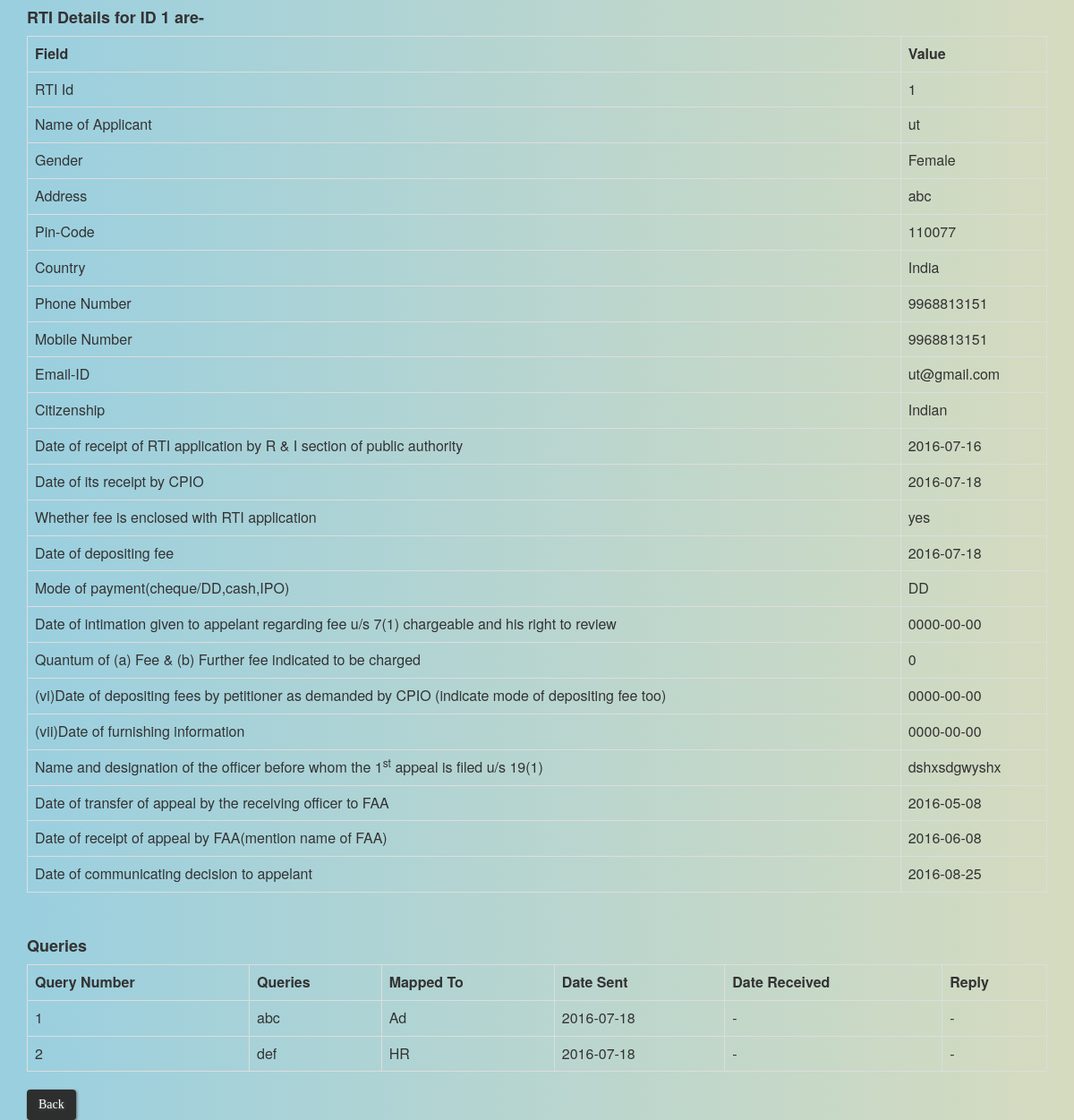
Screenshot of /compid.php?id=1 with the database file from the repository.
### tables this page shows
CREATE TABLE `add_rti` (
  `id` int(11) NOT NULL,
  `name` varchar(30) NOT NULL,
  `gender` varchar(15) NOT NULL,
  `address` varchar(100) NOT NULL,
  `pin_code` int(11) NOT NULL,
  `state` varchar(20) NOT NULL,
  `country` varchar(10) NOT NULL,
  `phone_no` varchar(15) NOT NULL,
  `mobile` varchar(15) NOT NULL,
  `email` varchar(40) NOT NULL,
  `citizenship` varchar(15) NOT NULL,
  `date_of_receipt` date NOT NULL,
  `date_of_receipt_cio` date NOT NULL,
  `timespan` int(11) NOT NULL,
  `fee_enclosed` varchar(10) NOT NULL,
  `fee_deposit_date` date NOT NULL,
  `pay_mode` varchar(20) NOT NULL,
  `archive` int(11) DEFAULT NULL,
  `closed` int(11) DEFAULT NULL
);

CREATE TABLE `section4` (
  `id` int(11) NOT NULL,
  `info_fee_date` date NOT NULL,
  `info_fee` int(11) NOT NULL,
  `fee_submit_date` date NOT NULL,
  `given_info_date` date NOT NULL,
  `info_time` int(11) NOT NULL
);

CREATE TABLE `first_appeal` (
  `id` int(11) NOT NULL,
  `appeal_info` varchar(50) NOT NULL,
  `transfer_date` date NOT NULL,
  `faa_receipt_date` date NOT NULL,
  `meet_date` date NOT NULL
);

CREATE TABLE `t2` (
  `id` int(11) NOT NULL,
  `q_no` int(11) NOT NULL,
  `ques` varchar(200) NOT NULL,
  `map` varchar(50) NOT NULL,
  `date_sent` date NOT NULL
);

### compid.php (the view, shortened to what this page needs)
<html>
	<head>
		<link rel="stylesheet" href="css/background.css">
		<link rel="stylesheet" href="bootstrap/css/bootstrap.min.css">
	</head>
<body>
<div class='container'>
<?php
	include 'config_database.php';
	$id=$_GET['id'];
	echo "<h4><strong>RTI Details for ID ".$id." are-</strong></h4>" ;
	$query=" SELECT * FROM add_rti where id=".$id;
    $res=mysqli_query($con, $query);
	$r1=mysqli_fetch_assoc($res);
	$query=" SELECT * FROM section4 where id=".$id;
    $res=mysqli_query($con, $query);
	$r3=mysqli_fetch_assoc($res);
	$query=" SELECT * FROM first_appeal where id=".$id;
    $res=mysqli_query($con, $query);
	$r5=mysqli_fetch_assoc($res);
	echo "<table class='table table-bordered'>" ;
		echo "<tr>
				<th>Field</th>
				<th>Value</th>
			</tr>";
		echo "<tr>";
			echo "<td>RTI Id</td>";
			echo "<td>".$r1['id']."</td>";
		echo "</tr>";
		echo "<tr>";
			echo "<td>Name of Applicant</td>";
			echo "<td>".$r1['name']."</td>";
		echo "</tr>";
		echo "<tr>";
			echo "<td>Gender</td>";
			echo "<td>".$r1['gender']."</td>";
		echo "</tr>";
		echo "<tr>";
			echo "<td>Address</td>";
			echo "<td>".$r1['address']."</td>";
		echo "</tr>";
		echo "<tr>";
			echo "<td>Pin-Code</td>";
			echo "<td>".$r1['pin_code']."</td>";
		echo "</tr>";
		echo "<tr>";
			echo "<td>Country</td>";
			echo "<td>".$r1['country']."</td>";
		echo "</tr>";
		echo "<tr>";
			echo "<td>Phone Number</td>";
			echo "<td>".$r1['phone_no']."</td>";
		echo "</tr>";
		echo "<tr>";
			echo "<td>Mobile Number</td>";
			echo "<td>".$r1['mobile']."</td>";
		echo "</tr>";
		echo "<tr>";
			echo "<td>Email-ID</td>";
			echo "<td>".$r1['email']."</td>";
		echo "</tr>";
		echo "<tr>";
			echo "<td>Citizenship</td>";
			echo "<td>".$r1['citizenship']."</td>";
		echo "</tr>";
		echo "<tr>";
			echo "<td>Date of receipt of RTI application by R & I section of public authority</td>";
			echo "<td>".$r1['date_of_receipt']."</td>";
		echo "</tr>";
		echo "<tr>";
			echo "<td>Date of its receipt by CPIO</td>";
			echo "<td>".$r1['date_of_receipt_cio']."</td>";
		echo "</tr>";
		echo "<tr>";
			echo "<td>Whether fee is enclosed with RTI application</td>";
			echo "<td>".$r1['fee_enclosed']."</td>";
		echo "</tr>";
		echo "<tr>";
			echo "<td>Date of depositing fee</td>";
			echo "<td>".$r1['fee_deposit_date']."</td>";
		echo "</tr>";
		echo "<tr>";
			echo "<td>Mode of payment(cheque/DD,cash,IPO)</td>";
			echo "<td>".$r1['pay_mode']."</td>";
		echo "</tr>";
		if($r3)
		{
			echo "<tr>";
				echo "<td>Date of intimation given to appelant regarding fee u/s 7(1) chargeable  and his right to review</td>";
				echo "<td>".$r3['info_fee_date']."</td>";
			echo "</tr>";
			echo "<tr>";
				echo "<td>Quantum of (a) Fee & (b) Further fee indicated to be charged</td>";
				echo "<td>".$r3['info_fee']."</td>";
			echo "</tr>";
			echo "<tr>";
				echo "<td>(vi)Date of depositing fees by petitioner as demanded by CPIO (indicate mode of depositing fee too)</td>";
				echo "<td>".$r3['fee_submit_date']."</td>";
			echo "</tr>";
			echo "<tr>";
				echo "<td>(vii)Date of furnishing information</td>";
				echo "<td>".$r3['given_info_date']."</td>";
			echo "</tr>";
		}
		if($r5)
		{
			echo "<tr>";
				echo "<td> Name and designation of the officer before whom  the 1<sup>st</sup> appeal is filed u/s 19(1)</td>";
				echo "<td>".$r5['appeal_info']."</td>";
			echo "</tr>";
			echo "<tr>";
				echo "<td>Date of transfer of appeal by the receiving officer to FAA</td>";
				echo "<td>".$r5['transfer_date']."</td>";
			echo "</tr>";
			echo "<tr>";
				echo "<td>Date of receipt of appeal by FAA(mention name of FAA)</td>";
				echo "<td>".$r5['faa_receipt_date']."</td>";
			echo "</tr>";
			echo "<tr>";
				echo "<td>Date of communicating decision to appelant</td>";
				echo "<td>".$r5['meet_date']."</td>";
			echo "</tr>";
		}
	echo "</table><br>";
	$query=" SELECT * FROM t2 where id=".$id;
    $res=mysqli_query($con, $query);
	$r6=mysqli_fetch_assoc($res);
	$query=" SELECT * FROM reply_queries where id=".$id;
    $res1=mysqli_query($con, $query);
	$r7=mysqli_fetch_assoc($res1);
	echo "<h4><strong>Queries<strong></h4>";
	echo "<table class='table table-bordered'>
			<tr>
				<th>Query Number</th>
				<th>Queries</th>
				<th>Mapped To</th>
				<th>Date Sent</th>
				<th>Date Received</th>
				<th>Reply</th>
			</tr>";
	if($r6)
	{
		do{
			echo "<tr>";
				echo "<td>".$r6['q_no']."</td>";
				echo "<td>".$r6['ques']."</td>";
				echo "<td>".$r6['map']."</td>";
				echo "<td>".$r6['date_sent']."</td>";
				if($r7)
				{
					while($r6['q_no']==$r7['q_no'])
					{
						echo "<td>".$r7['date_received']."</td>";
						echo "<td>".$r7['ans']."; ".$r7['section']."</td>";
						$r7=mysqli_fetch_assoc($res1);
					}
				}
				else
				{
					echo "<td> - </td>";
					echo "<td> - </td>";
				}
			echo "</tr>";
			$r6=mysqli_fetch_assoc($res);
		}while($r6);
	}
	echo "</table>";
	if($r1['archive']==1)
		echo "<a class=btn href='completed_rti.php'>Back</a>" ;
	else
		echo "<a class=btn href='ongoing_rti_option.php?id=".$id."'>Back</a>" ;
?>
</div>
</body>
</html>

### css/background.css (style rules this page uses)
body { background: #99cfe0; background: -moz-linear-gradient(left, #f9cfe0 0%, #d6dbbf 100%); background: -webkit-linear-gradient(left, #99cfe0 0%,#d6dbbf 100%); background: linear-gradient(to right, #99cfe0 0%,#d6dbbf 100%); }
.btn { background: #2d2e2e; background-image: -webkit-linear-gradient(top, #2d2e2e, #6b696b); background-image: -moz-linear-gradient(top, #2d2e2e, #6b696b); background-image: -ms-linear-gradient(top, #2d2e2e, #6b696b); background-image: -o-linear-gradient(top, #2d2e2e, #6b696b); background-image: linear-gradient(to bottom, #2d2e2e, #6b696b); -webkit-border-radius: 8; -moz-border-radius: 8; border-radius: 8px; text-shadow: 1px 1px 3px #616161; -webkit-box-shadow: 1px 1px 3px #666666; -moz-box-shadow: 1px 1px 3px #666666; box-shadow: 1px 1px 3px #666666; font-family: Georgia; color: #ffffff; font-size: 20px; padding: 10px 20px 10px 20px; text-decoration: none; cursor: pointer; }

### rows the page displays
add_rti: id "1", name "ut", gender "Female", address "abc", pin_code "110077", country "India", phone_no "9968813151", mobile "9968813151", email "ut@gmail.com", citizenship "Indian", date_of_receipt "2016-07-16", date_of_receipt_cio "2016-07-18", fee_enclosed "yes", fee_deposit_date "2016-07-18", pay_mode "DD"
section4: info_fee_date "0000-00-00", info_fee "0", fee_submit_date "0000-00-00", given_info_date "0000-00-00"
first_appeal: appeal_info "dshxsdgwyshx", transfer_date "2016-05-08", faa_receipt_date "2016-06-08", meet_date "2016-08-25"
t2: q_no "1", ques "abc", map "Ad", date_sent "2016-07-18"
t2: q_no "2", ques "def", map "HR", date_sent "2016-07-18"

### other values shown
$id "1"
